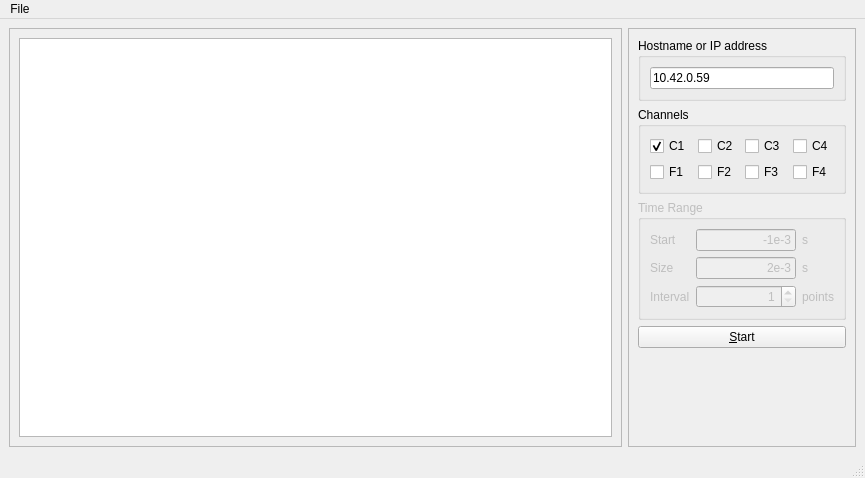
<?xml version="1.0" encoding="UTF-8"?>
<ui version="4.0">
 <class>MainWindow</class>
 <widget class="QMainWindow" name="MainWindow">
  <property name="geometry">
   <rect>
    <x>0</x>
    <y>0</y>
    <width>865</width>
    <height>478</height>
   </rect>
  </property>
  <property name="windowTitle">
   <string>PyQtGraph Example</string>
  </property>
  <widget class="QWidget" name="centralwidget">
   <layout class="QHBoxLayout" name="horizontalLayout" stretch="1,0">
    <item>
     <widget class="QFrame" name="frame">
      <property name="frameShape">
       <enum>QFrame::Shape::StyledPanel</enum>
      </property>
      <property name="frameShadow">
       <enum>QFrame::Shadow::Raised</enum>
      </property>
      <layout class="QVBoxLayout" name="verticalLayout_2">
       <item>
        <widget class="GraphicsLayoutWidget" name="graphicsLayoutWidget"/>
       </item>
      </layout>
     </widget>
    </item>
    <item>
     <widget class="QFrame" name="frame_2">
      <property name="frameShape">
       <enum>QFrame::Shape::StyledPanel</enum>
      </property>
      <property name="frameShadow">
       <enum>QFrame::Shadow::Raised</enum>
      </property>
      <layout class="QVBoxLayout" name="verticalLayout">
       <item>
        <widget class="QGroupBox" name="groupBox_3">
         <property name="title">
          <string>Hostname or IP address</string>
         </property>
         <layout class="QVBoxLayout" name="verticalLayout_3">
          <item>
           <widget class="QLineEdit" name="hostnameLineEdit">
            <property name="text">
             <string>10.42.0.59</string>
            </property>
            <property name="maxLength">
             <number>256</number>
            </property>
            <property name="alignment">
             <set>Qt::AlignmentFlag::AlignLeading|Qt::AlignmentFlag::AlignLeft|Qt::AlignmentFlag::AlignVCenter</set>
            </property>
           </widget>
          </item>
         </layout>
        </widget>
       </item>
       <item>
        <widget class="QGroupBox" name="channels_groupBox">
         <property name="title">
          <string>Channels</string>
         </property>
         <layout class="QGridLayout" name="gridLayout">
          <item row="0" column="1">
           <widget class="QCheckBox" name="c2_checkBox">
            <property name="text">
             <string>C2</string>
            </property>
           </widget>
          </item>
          <item row="0" column="2">
           <widget class="QCheckBox" name="c3_checkBox">
            <property name="text">
             <string>C3</string>
            </property>
           </widget>
          </item>
          <item row="0" column="0">
           <widget class="QCheckBox" name="c1_checkBox">
            <property name="text">
             <string>C1</string>
            </property>
            <property name="checked">
             <bool>true</bool>
            </property>
           </widget>
          </item>
          <item row="0" column="3">
           <widget class="QCheckBox" name="c4_checkBox">
            <property name="text">
             <string>C4</string>
            </property>
           </widget>
          </item>
          <item row="2" column="0">
           <widget class="QCheckBox" name="f1_checkBox">
            <property name="text">
             <string>F1</string>
            </property>
           </widget>
          </item>
          <item row="2" column="1">
           <widget class="QCheckBox" name="f2_checkBox">
            <property name="text">
             <string>F2</string>
            </property>
           </widget>
          </item>
          <item row="2" column="2">
           <widget class="QCheckBox" name="f3_checkBox">
            <property name="text">
             <string>F3</string>
            </property>
           </widget>
          </item>
          <item row="2" column="3">
           <widget class="QCheckBox" name="f4_checkBox">
            <property name="text">
             <string>F4</string>
            </property>
           </widget>
          </item>
         </layout>
        </widget>
       </item>
       <item>
        <widget class="QGroupBox" name="groupBox_2">
         <property name="enabled">
          <bool>false</bool>
         </property>
         <property name="title">
          <string>Time Range</string>
         </property>
         <layout class="QGridLayout" name="gridLayout_2">
          <item row="2" column="0">
           <widget class="QLabel" name="label_4">
            <property name="text">
             <string>Interval</string>
            </property>
           </widget>
          </item>
          <item row="2" column="1">
           <widget class="QSpinBox" name="interval_spinBox">
            <property name="sizePolicy">
             <sizepolicy hsizetype="Expanding" vsizetype="Fixed">
              <horstretch>0</horstretch>
              <verstretch>0</verstretch>
             </sizepolicy>
            </property>
            <property name="minimumSize">
             <size>
              <width>64</width>
              <height>0</height>
             </size>
            </property>
            <property name="alignment">
             <set>Qt::AlignmentFlag::AlignRight|Qt::AlignmentFlag::AlignTrailing|Qt::AlignmentFlag::AlignVCenter</set>
            </property>
            <property name="minimum">
             <number>1</number>
            </property>
            <property name="maximum">
             <number>1000</number>
            </property>
           </widget>
          </item>
          <item row="0" column="0">
           <widget class="QLabel" name="label_2">
            <property name="text">
             <string>Start</string>
            </property>
           </widget>
          </item>
          <item row="1" column="0">
           <widget class="QLabel" name="label_3">
            <property name="text">
             <string>Size</string>
            </property>
           </widget>
          </item>
          <item row="0" column="2">
           <widget class="QLabel" name="label_5">
            <property name="text">
             <string>s</string>
            </property>
           </widget>
          </item>
          <item row="1" column="2">
           <widget class="QLabel" name="label_6">
            <property name="text">
             <string>s</string>
            </property>
           </widget>
          </item>
          <item row="2" column="2">
           <widget class="QLabel" name="label_7">
            <property name="text">
             <string>points</string>
            </property>
           </widget>
          </item>
          <item row="0" column="1">
           <widget class="QLineEdit" name="start_lineEdit">
            <property name="sizePolicy">
             <sizepolicy hsizetype="Fixed" vsizetype="Fixed">
              <horstretch>0</horstretch>
              <verstretch>0</verstretch>
             </sizepolicy>
            </property>
            <property name="maximumSize">
             <size>
              <width>100</width>
              <height>16777215</height>
             </size>
            </property>
            <property name="text">
             <string>-1e-3</string>
            </property>
            <property name="maxLength">
             <number>10</number>
            </property>
            <property name="alignment">
             <set>Qt::AlignmentFlag::AlignRight|Qt::AlignmentFlag::AlignTrailing|Qt::AlignmentFlag::AlignVCenter</set>
            </property>
           </widget>
          </item>
          <item row="1" column="1">
           <widget class="QLineEdit" name="size_lineEdit">
            <property name="sizePolicy">
             <sizepolicy hsizetype="Fixed" vsizetype="Fixed">
              <horstretch>0</horstretch>
              <verstretch>0</verstretch>
             </sizepolicy>
            </property>
            <property name="maximumSize">
             <size>
              <width>100</width>
              <height>16777215</height>
             </size>
            </property>
            <property name="text">
             <string>2e-3</string>
            </property>
            <property name="maxLength">
             <number>10</number>
            </property>
            <property name="alignment">
             <set>Qt::AlignmentFlag::AlignRight|Qt::AlignmentFlag::AlignTrailing|Qt::AlignmentFlag::AlignVCenter</set>
            </property>
           </widget>
          </item>
         </layout>
        </widget>
       </item>
       <item>
        <widget class="QPushButton" name="start_pushButton">
         <property name="text">
          <string>&amp;Start</string>
         </property>
         <property name="checkable">
          <bool>true</bool>
         </property>
        </widget>
       </item>
       <item>
        <spacer name="verticalSpacer">
         <property name="orientation">
          <enum>Qt::Orientation::Vertical</enum>
         </property>
         <property name="sizeHint" stdset="0">
          <size>
           <width>20</width>
           <height>40</height>
          </size>
         </property>
        </spacer>
       </item>
      </layout>
     </widget>
    </item>
   </layout>
  </widget>
  <widget class="QMenuBar" name="menubar">
   <property name="geometry">
    <rect>
     <x>0</x>
     <y>0</y>
     <width>865</width>
     <height>26</height>
    </rect>
   </property>
   <widget class="QMenu" name="menuFile">
    <property name="title">
     <string>File</string>
    </property>
    <addaction name="actionE_xit"/>
   </widget>
   <addaction name="menuFile"/>
  </widget>
  <widget class="QStatusBar" name="statusbar"/>
  <action name="actionE_xit">
   <property name="text">
    <string>E&amp;xit</string>
   </property>
  </action>
 </widget>
 <customwidgets>
  <customwidget>
   <class>GraphicsLayoutWidget</class>
   <extends>QGraphicsView</extends>
   <header>pyqtgraph</header>
  </customwidget>
 </customwidgets>
 <tabstops>
  <tabstop>graphicsLayoutWidget</tabstop>
  <tabstop>hostnameLineEdit</tabstop>
  <tabstop>c1_checkBox</tabstop>
  <tabstop>c2_checkBox</tabstop>
  <tabstop>c3_checkBox</tabstop>
  <tabstop>c4_checkBox</tabstop>
  <tabstop>f1_checkBox</tabstop>
  <tabstop>f2_checkBox</tabstop>
  <tabstop>f3_checkBox</tabstop>
  <tabstop>f4_checkBox</tabstop>
  <tabstop>start_lineEdit</tabstop>
  <tabstop>size_lineEdit</tabstop>
  <tabstop>interval_spinBox</tabstop>
  <tabstop>start_pushButton</tabstop>
 </tabstops>
 <resources/>
 <connections>
  <connection>
   <sender>actionE_xit</sender>
   <signal>triggered()</signal>
   <receiver>MainWindow</receiver>
   <slot>close()</slot>
   <hints>
    <hint type="sourcelabel">
     <x>-1</x>
     <y>-1</y>
    </hint>
    <hint type="destinationlabel">
     <x>399</x>
     <y>299</y>
    </hint>
   </hints>
  </connection>
 </connections>
</ui>
